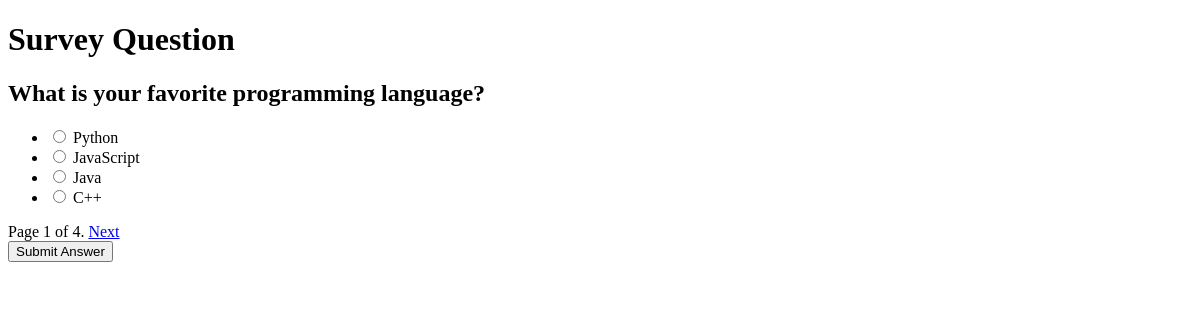
The page /survey (signed in) on the database its author committed.
### myapp/models.py (models this page shows, shortened)
class SurveyQuestion(models.Model):
    question_text = models.CharField(max_length=255)
    created_at = models.DateTimeField(auto_now_add=True)

class SurveyOption(models.Model):
    question = models.ForeignKey(SurveyQuestion, on_delete=models.CASCADE, related_name='options')
    option_text = models.CharField(max_length=255)
    votes = models.PositiveIntegerField(default=0)

### myapp/views.py (the view, shortened to what this page needs)
# urls.py: path('survey', survey_view, name='survey'),
@login_required
def survey_view(request):
    questions = SurveyQuestion.objects.all().order_by('created_at')
    paginator = Paginator(questions, 1)
    page_number = request.GET.get('page')
    page_obj = paginator.get_page(page_number)
    return render(request, 'surveyQuestions.html', {'page_obj': page_obj})

### templates/surveyQuestions.html (shortened to what this page needs)
{% load static %}
<!DOCTYPE html>
<html lang="en">
<head>
    <link rel="stylesheet" href="{% static 'css/style.css' %}">
</head>
<body>
    <h1>Survey Question</h1>
    {% if page_obj %}
        <form method="post" action="">
            <h2>{{ page_obj.object_list.first.question_text }}</h2>
            <ul>
                {% for option in page_obj.object_list.first.options.all %}
                    <li>
                        <input type="radio" id="option_{{ option.id }}" name="option" value="{{ option.id }}">
                        <label for="option_{{ option.id }}">{{ option.option_text }}</label>
                    </li>
                {% endfor %}
            </ul>
            <div class="pagination">
                <span class="step-links">
                    <span class="current">
                        Page {{ page_obj.number }} of {{ page_obj.paginator.num_pages }}.
                    </span>
                    {% if page_obj.has_next %}
                        <a href="?page={{ page_obj.next_page_number }}">Next</a>
                    {% endif %}
                </span>
            </div>
            <button type="submit">Submit Answer</button>
        </form>
    {% else %}
        <p>No questions available.</p>
    {% endif %}
</body>
</html>

### rows shown on the page
SurveyQuestion: object_list.first.question_text "What is your favorite programming language?"
SurveyOption: option_text "Python"
SurveyOption: option_text "JavaScript"
SurveyOption: option_text "Java"
SurveyOption: option_text "C++"

### other values the page prints
{{ page_obj.number }} "1"
{{ page_obj.paginator.num_pages }} "4"
